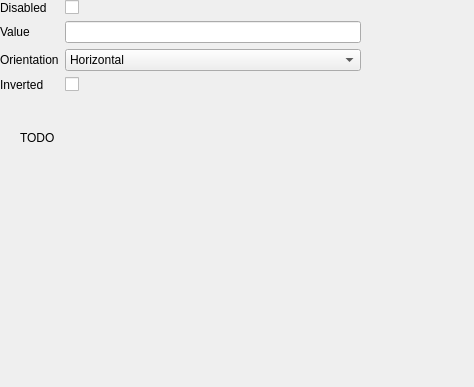
<?xml version="1.0" encoding="UTF-8"?>
<ui version="4.0">
    <class>SliderSettingsForm</class>
    <widget class="QWidget" name="SliderSettingsForm">
        <property name="geometry">
            <rect>
                <x>0</x>
                <y>0</y>
                <width>474</width>
                <height>387</height>
            </rect>
        </property>
        <property name="windowTitle">
            <string>Form</string>
        </property>
        <widget class="QWidget" name="formLayoutWidget">
            <property name="geometry">
                <rect>
                    <x>0</x>
                    <y>0</y>
                    <width>361</width>
                    <height>111</height>
                </rect>
            </property>
            <layout class="QFormLayout" name="formLayout">
                <item row="0" column="0">
                    <widget class="QLabel" name="disabledLabel">
                        <property name="text">
                            <string>Disabled</string>
                        </property>
                    </widget>
                </item>
                <item row="0" column="1">
                    <widget class="QCheckBox" name="disabledCheckBox"/>
                </item>
                <item row="1" column="0">
                    <widget class="QLabel" name="valueLabel">
                        <property name="text">
                            <string>Value</string>
                        </property>
                    </widget>
                </item>
                <item row="1" column="1">
                    <widget class="QLineEdit" name="valueLineEdit"/>
                </item>
                <item row="2" column="0">
                    <widget class="QLabel" name="orientationLabel">
                        <property name="text">
                            <string>Orientation</string>
                        </property>
                    </widget>
                </item>
                <item row="2" column="1">
                    <widget class="QComboBox" name="orientationComboBox">
                        <item>
                            <property name="text">
                                <string>Horizontal</string>
                            </property>
                        </item>
                        <item>
                            <property name="text">
                                <string>Vertical</string>
                            </property>
                        </item>
                    </widget>
                </item>
                <item row="3" column="0">
                    <widget class="QLabel" name="invertedLabel">
                        <property name="text">
                            <string>Inverted</string>
                        </property>
                    </widget>
                </item>
                <item row="3" column="1">
                    <widget class="QCheckBox" name="invertedCheckBox"/>
                </item>
            </layout>
        </widget>
        <widget class="QLabel" name="label">
            <property name="geometry">
                <rect>
                    <x>20</x>
                    <y>130</y>
                    <width>171</width>
                    <height>16</height>
                </rect>
            </property>
            <property name="text">
                <string>TODO</string>
            </property>
        </widget>
    </widget>
    <resources/>
    <connections/>
</ui>
